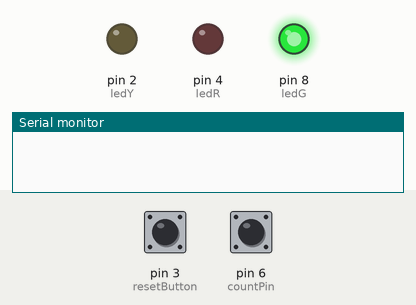
Simulated run of this sketch. Board: Arduino Uno, built with avr-gcc and run on an emulated ATmega328P. Shown: output pins drawn as LEDs (lit = HIGH), the last lines printed to the serial monitor. The inputs (shaded band) are chosen by the test bench; at power-on: pin 6 (countPin) LOW, pin 3 (resetButton) LOW.

Above: at 1.2 s.
1.3 s: pin 6 (countPin) pulsed HIGH 5 times (0.12 s each, 0.3 s apart)
At 3.1 s:
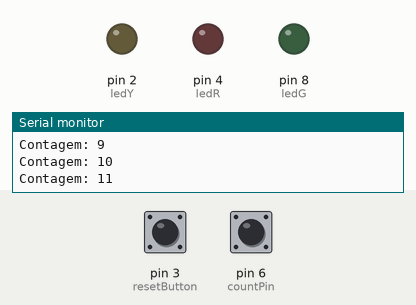
4.3 s: pin 6 (countPin) pulsed HIGH 2 times (0.12 s each, 0.3 s apart)
At 5.7 s:
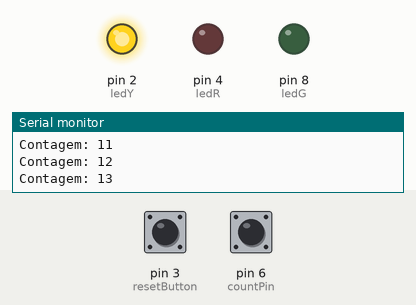
Timing chart, 0 to 7.3 s (numbered marks = the images above; inputs shaded):
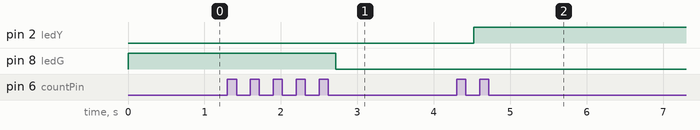

The sketch:

trabalho7.1.ino
```cpp
#include <Bounce.h>
int resetButton = 3;
int countPin = 6;
int ledG = 8;
int ledY = 2;
int ledR = 4;

#define debounce_time 0
Bounce ResetB = Bounce (resetButton, debounce_time);
Bounce contador = Bounce (countPin, debounce_time);

int count;


void setup()
{
 pinMode(resetButton, INPUT);
  pinMode(countPin, INPUT);
  pinMode(ledG, OUTPUT);
  pinMode(ledY, OUTPUT);
 pinMode(ledR, OUTPUT);
 Serial.begin(9600);
 }

  void loop()
  {
    if (contador.update())
     {
      if(contador.read() == LOW)
       {
         countPin++;
         Serial.print("Contagem: ");
         Serial.println(countPin);
         delay(100);
       }
     }
   if (ResetB.update()== LOW)
      {
       if (ResetB.read() )
        {
           countPin == 0;
         }
      if (countPin >= 0 && countPin <11)
        {
          digitalWrite(ledG, HIGH);
         }
          else
            {
              digitalWrite(ledG, LOW);
            }
              if (countPin >=12 && countPin <22)
                {
                   digitalWrite(ledY, HIGH);
                 }
                  else
                     {
                        digitalWrite(ledY, LOW);
                      }
                if (countPin >= 23 && countPin <32)
                  {
                     digitalWrite(ledR, HIGH);
                  }
                    else
                       {
                          digitalWrite(ledR, LOW);
                        }
                    if (countPin >= 33)
                      {
                        countPin = 0;
                      }
              }
  }
```

Measured:
- after the input at 1.3 s, pin 8 (ledG): HIGH → LOW after 1.4 s
- after the input at 4.3 s, pin 2 (ledY): LOW → HIGH after 0.22 s
